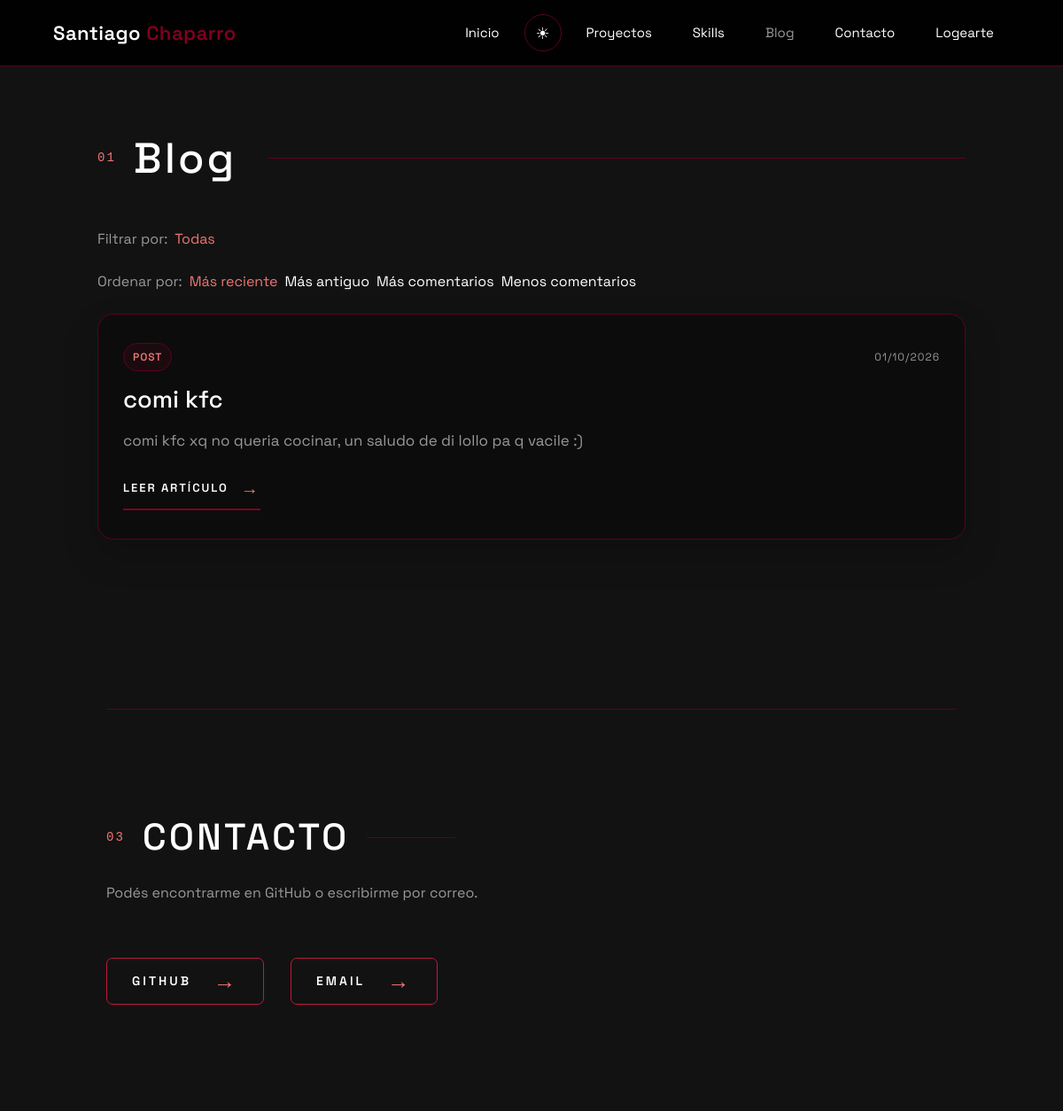
Page /blog/ on the earlier database version.
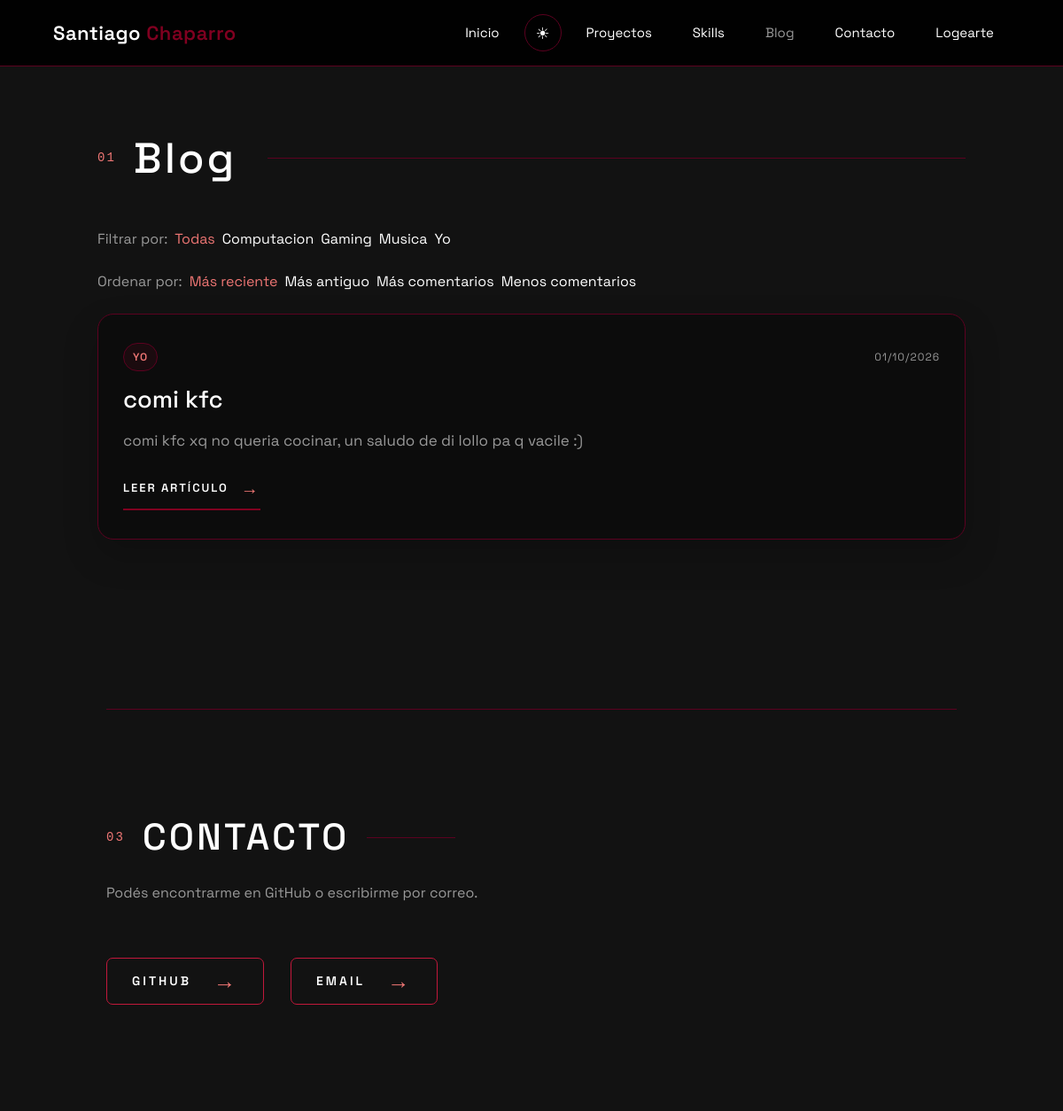
Same page on the later database version.
### blog/models.py (models this page shows, shortened)
class Post (models.Model):
    title = models.CharField(max_length=200)
    slug = models.SlugField()
    content = models.TextField()
    image = models.ImageField(upload_to='images/', blank=True, null=True)
    tags = models.ManyToManyField(Tag, related_name='posts', blank=True)
    created_at = models.DateTimeField(auto_now_add=True)
    updated_at = models.DateTimeField(auto_now=True)

class Tag(models.Model):
    name = models.CharField(max_length=50, unique=True)
    slug = models.SlugField(unique=True)
    class Meta:
        ordering = ['name']

### blog/views.py (the view)
# urls.py: path('', views.index, name='index'),
def index(request):
    sort_options = {
        'newest': ('-created_at',),
        'oldest': ('created_at',),
        'most_comments': ('-comment_count', '-created_at'),
        'fewest_comments': ('comment_count', '-created_at'),
    }
    selected_sort = request.GET.get('sort', 'newest')
    if selected_sort not in sort_options:
        selected_sort = 'newest'
    posts = Post.objects.prefetch_related('tags')
    if selected_sort in ('most_comments', 'fewest_comments'):
        posts = posts.annotate(comment_count=Count('comments'))
    posts = posts.order_by(*sort_options[selected_sort])
    selected_tag = request.GET.get('tag')
    if selected_tag:
        posts = posts.filter(tags__slug=selected_tag)
    return render(request, 'blog/index.html', {
        'posts': posts,
        'tags': Tag.objects.all(),
        'selected_tag': selected_tag,
        'selected_sort': selected_sort,
    })

### blog/templates/blog/index.html
{% extends "blog/layout.html" %}
{% block blog %}
<section class="blog-shell blog-list-section">
    <div class="blog-header-copy">
        <span>01</span>
        <h1>Blog</h1>
    </div>
    <nav class="blog-tag-filters" aria-label="Filtrar publicaciones por etiqueta">
        <span>Filtrar por:</span>
        <a href="{% url 'blog:index' %}{% if selected_sort != 'newest' %}?sort={{ selected_sort }}{% endif %}" class="{% if not selected_tag %}active{% endif %}">Todas</a>
        {% for tag in tags %}
            <a href="{% url 'blog:index' %}?tag={{ tag.slug }}{% if selected_sort != 'newest' %}&amp;sort={{ selected_sort }}{% endif %}" class="{% if selected_tag == tag.slug %}active{% endif %}">{{ tag.name }}</a>
        {% endfor %}
    </nav>
    <nav class="blog-tag-filters" aria-label="Ordenar publicaciones">
        <span>Ordenar por:</span>
        <a href="{% url 'blog:index' %}?{% if selected_tag %}tag={{ selected_tag }}&amp;{% endif %}sort=newest" class="{% if selected_sort == 'newest' %}active{% endif %}">Más reciente</a>
        <a href="{% url 'blog:index' %}?{% if selected_tag %}tag={{ selected_tag }}&amp;{% endif %}sort=oldest" class="{% if selected_sort == 'oldest' %}active{% endif %}">Más antiguo</a>
        <a href="{% url 'blog:index' %}?{% if selected_tag %}tag={{ selected_tag }}&amp;{% endif %}sort=most_comments" class="{% if selected_sort == 'most_comments' %}active{% endif %}">Más comentarios</a>
        <a href="{% url 'blog:index' %}?{% if selected_tag %}tag={{ selected_tag }}&amp;{% endif %}sort=fewest_comments" class="{% if selected_sort == 'fewest_comments' %}active{% endif %}">Menos comentarios</a>
    </nav>
    <div class="blog-list">
        {% for post in posts %}
            <article class="blog-card">
                <div class="blog-card-meta">
                    <div class="blog-card-tags">
                        {% for tag in post.tags.all %}
                            <a class="blog-tag" href="{% url 'blog:index' %}?tag={{ tag.slug }}{% if selected_sort != 'newest' %}&amp;sort={{ selected_sort }}{% endif %}">{{ tag.name }}</a>
                        {% empty %}
                            <span class="blog-tag">POST</span>
                        {% endfor %}
                    </div>
                    <time>{{ post.created_at|date:"d/m/Y" }}</time>
                </div>
                <h2>
                    <a href="{% url 'blog:detail' post.slug %}">{{ post.title }}</a>
                </h2>
                <p>
                    {{ post.content|truncatechars:180 }}
                </p>
                <a href="{% url 'blog:detail' post.slug %}" class="blog-link">
                    Leer artículo
                    <span>→</span>
                </a>
            </article>
        {% empty %}
            <article class="blog-card empty-state">
                <h2>Todavía no hay publicaciones.</h2>
                <p>Pronto estaré subiendo contenido sobre este tópico.</p>
            </article>
        {% endfor %}
    </div>
</section>
{% endblock %}

Differences in the rows shown:
added Tag: name "Computacion", shown under "Blog"
added Tag: name "Gaming", shown under "Blog"
added Tag: name "Musica", shown under "Blog"
added Tag: name "Yo", name "YO"
changed Post "comi kfc": no longer shows "POST"
